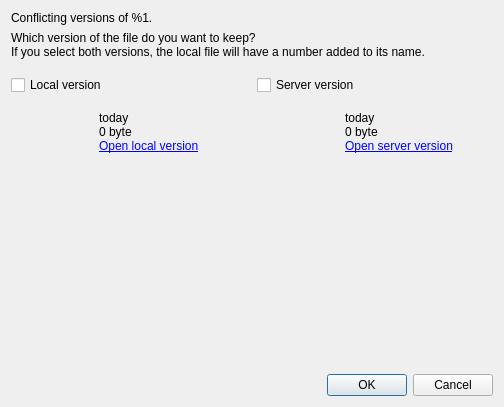
<?xml version="1.0" encoding="UTF-8"?>
<ui version="4.0">
 <class>OCC::ConflictDialog</class>
 <widget class="QDialog" name="OCC::ConflictDialog">
  <property name="geometry">
   <rect>
    <x>0</x>
    <y>0</y>
    <width>504</width>
    <height>407</height>
   </rect>
  </property>
  <property name="windowTitle">
   <string>Sync Conflict</string>
  </property>
  <layout class="QVBoxLayout" name="verticalLayout_7">
   <item>
    <widget class="QLabel" name="conflictMessage">
     <property name="font">
      <font>
       <family>Microsoft Sans Serif</family>
      </font>
     </property>
     <property name="text">
      <string>Conflicting versions of %1.</string>
     </property>
    </widget>
   </item>
   <item>
    <layout class="QVBoxLayout" name="verticalLayout_8">
     <property name="spacing">
      <number>16</number>
     </property>
     <item>
      <widget class="QLabel" name="label">
       <property name="font">
        <font>
         <family>Microsoft Sans Serif</family>
        </font>
       </property>
       <property name="text">
        <string>Which version of the file do you want to keep?&lt;br/&gt;If you select both versions, the local file will have a number added to its name.</string>
       </property>
      </widget>
     </item>
     <item>
      <layout class="QHBoxLayout" name="horizontalLayout_3">
       <property name="spacing">
        <number>16</number>
       </property>
       <item>
        <layout class="QVBoxLayout" name="verticalLayout_5">
         <item>
          <widget class="QCheckBox" name="localVersionRadio">
           <property name="text">
            <string>Local version</string>
           </property>
          </widget>
         </item>
         <item>
          <layout class="QHBoxLayout" name="horizontalLayout">
           <item>
            <layout class="QVBoxLayout" name="verticalLayout_4">
             <item>
              <widget class="QToolButton" name="localVersionButton">
               <property name="font">
                <font>
                 <family>Microsoft Sans Serif</family>
                </font>
               </property>
               <property name="toolTip">
                <string>Click to open the file</string>
               </property>
               <property name="text">
                <string/>
               </property>
               <property name="iconSize">
                <size>
                 <width>64</width>
                 <height>64</height>
                </size>
               </property>
               <property name="autoRaise">
                <bool>true</bool>
               </property>
              </widget>
             </item>
             <item>
              <spacer name="verticalSpacer_3">
               <property name="orientation">
                <enum>Qt::Vertical</enum>
               </property>
               <property name="sizeHint" stdset="0">
                <size>
                 <width>20</width>
                 <height>40</height>
                </size>
               </property>
              </spacer>
             </item>
            </layout>
           </item>
           <item>
            <layout class="QVBoxLayout" name="verticalLayout_2" stretch="0,0,0,1">
             <property name="spacing">
              <number>0</number>
             </property>
             <item>
              <widget class="QLabel" name="localVersionMtime">
               <property name="font">
                <font>
                 <family>Microsoft Sans Serif</family>
                </font>
               </property>
               <property name="text">
                <string>today</string>
               </property>
              </widget>
             </item>
             <item>
              <widget class="QLabel" name="localVersionSize">
               <property name="font">
                <font>
                 <family>Microsoft Sans Serif</family>
                </font>
               </property>
               <property name="text">
                <string>0 byte</string>
               </property>
              </widget>
             </item>
             <item>
              <widget class="QLabel" name="localVersionLink">
               <property name="font">
                <font>
                 <family>Microsoft Sans Serif</family>
                </font>
               </property>
               <property name="text">
                <string>&lt;a href=&quot;%1&quot;&gt;Open local version&lt;/a&gt;</string>
               </property>
               <property name="openExternalLinks">
                <bool>true</bool>
               </property>
              </widget>
             </item>
             <item>
              <spacer name="verticalSpacer">
               <property name="orientation">
                <enum>Qt::Vertical</enum>
               </property>
               <property name="sizeHint" stdset="0">
                <size>
                 <width>20</width>
                 <height>40</height>
                </size>
               </property>
              </spacer>
             </item>
            </layout>
           </item>
           <item>
            <spacer name="horizontalSpacer">
             <property name="orientation">
              <enum>Qt::Horizontal</enum>
             </property>
             <property name="sizeHint" stdset="0">
              <size>
               <width>40</width>
               <height>20</height>
              </size>
             </property>
            </spacer>
           </item>
          </layout>
         </item>
        </layout>
       </item>
       <item>
        <layout class="QVBoxLayout" name="verticalLayout_6">
         <item>
          <widget class="QCheckBox" name="remoteVersionRadio">
           <property name="text">
            <string>Server version</string>
           </property>
          </widget>
         </item>
         <item>
          <layout class="QHBoxLayout" name="horizontalLayout_2">
           <item>
            <layout class="QVBoxLayout" name="verticalLayout_3">
             <item>
              <widget class="QToolButton" name="remoteVersionButton">
               <property name="font">
                <font>
                 <family>Microsoft Sans Serif</family>
                </font>
               </property>
               <property name="toolTip">
                <string>Click to open the file</string>
               </property>
               <property name="text">
                <string/>
               </property>
               <property name="iconSize">
                <size>
                 <width>64</width>
                 <height>64</height>
                </size>
               </property>
               <property name="autoRaise">
                <bool>true</bool>
               </property>
              </widget>
             </item>
             <item>
              <spacer name="verticalSpacer_4">
               <property name="orientation">
                <enum>Qt::Vertical</enum>
               </property>
               <property name="sizeHint" stdset="0">
                <size>
                 <width>20</width>
                 <height>40</height>
                </size>
               </property>
              </spacer>
             </item>
            </layout>
           </item>
           <item>
            <layout class="QVBoxLayout" name="verticalLayout" stretch="0,0,0,1">
             <property name="spacing">
              <number>0</number>
             </property>
             <item>
              <widget class="QLabel" name="remoteVersionMtime">
               <property name="font">
                <font>
                 <family>Microsoft Sans Serif</family>
                </font>
               </property>
               <property name="text">
                <string>today</string>
               </property>
              </widget>
             </item>
             <item>
              <widget class="QLabel" name="remoteVersionSize">
               <property name="font">
                <font>
                 <family>Microsoft Sans Serif</family>
                </font>
               </property>
               <property name="text">
                <string>0 byte</string>
               </property>
              </widget>
             </item>
             <item>
              <widget class="QLabel" name="remoteVersionLink">
               <property name="font">
                <font>
                 <family>Microsoft Sans Serif</family>
                </font>
               </property>
               <property name="text">
                <string>&lt;a href=&quot;%1&quot;&gt;Open server version&lt;/a&gt;</string>
               </property>
               <property name="openExternalLinks">
                <bool>true</bool>
               </property>
              </widget>
             </item>
             <item>
              <spacer name="verticalSpacer_2">
               <property name="orientation">
                <enum>Qt::Vertical</enum>
               </property>
               <property name="sizeHint" stdset="0">
                <size>
                 <width>20</width>
                 <height>40</height>
                </size>
               </property>
              </spacer>
             </item>
            </layout>
           </item>
           <item>
            <spacer name="horizontalSpacer_2">
             <property name="orientation">
              <enum>Qt::Horizontal</enum>
             </property>
             <property name="sizeHint" stdset="0">
              <size>
               <width>40</width>
               <height>20</height>
              </size>
             </property>
            </spacer>
           </item>
          </layout>
         </item>
        </layout>
       </item>
      </layout>
     </item>
    </layout>
   </item>
   <item>
    <widget class="QDialogButtonBox" name="buttonBox">
     <property name="font">
      <font>
       <family>Microsoft Sans Serif</family>
      </font>
     </property>
     <property name="standardButtons">
      <set>QDialogButtonBox::Cancel|QDialogButtonBox::Ok</set>
     </property>
    </widget>
   </item>
  </layout>
 </widget>
 <resources/>
 <connections>
  <connection>
   <sender>buttonBox</sender>
   <signal>accepted()</signal>
   <receiver>OCC::ConflictDialog</receiver>
   <slot>accept()</slot>
   <hints>
    <hint type="sourcelabel">
     <x>123</x>
     <y>218</y>
    </hint>
    <hint type="destinationlabel">
     <x>148</x>
     <y>248</y>
    </hint>
   </hints>
  </connection>
  <connection>
   <sender>buttonBox</sender>
   <signal>rejected()</signal>
   <receiver>OCC::ConflictDialog</receiver>
   <slot>reject()</slot>
   <hints>
    <hint type="sourcelabel">
     <x>181</x>
     <y>215</y>
    </hint>
    <hint type="destinationlabel">
     <x>240</x>
     <y>254</y>
    </hint>
   </hints>
  </connection>
 </connections>
</ui>
